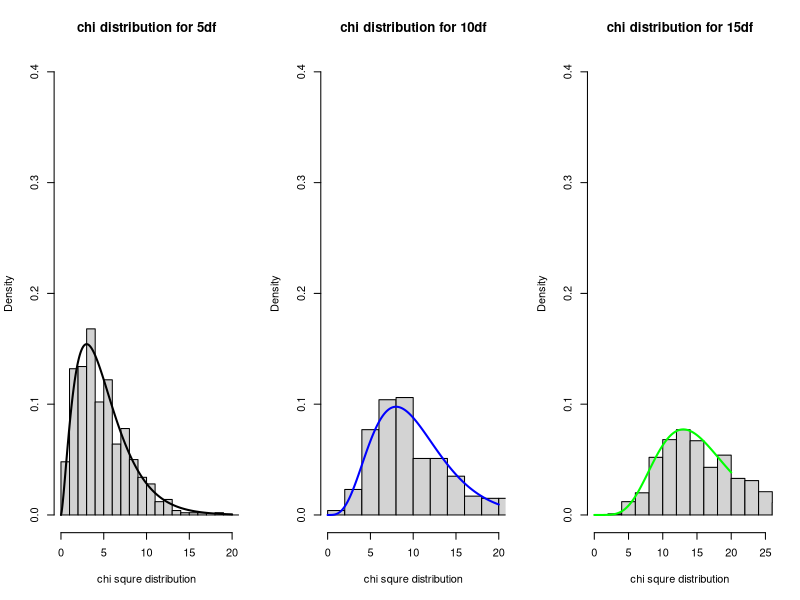

Reproduce this figure in R.

#problem 3: Draw a random sample of size n=500 from chi-squre distribution with degrees of freedom 5 
# and plot .Hence over plot another two samples of same size with degrees of freedom
#are 10 and 15 respectively . comments on your results

set.seed(1)
par(mfrow = c(1,3))

x<-rchisq(500,df=5)
hist(x,breaks = "scott",freq = FALSE,xlim = c(0,20),ylim = c(0,.4),xlab = "chi squre distribution",main = "chi distribution for 5df")
curve(dchisq(x,5),from = 0, to = 20,n=500,col="black",lwd = 2, add = T)

x<-rchisq(500,df=10)
hist(x,breaks = "scott",freq = FALSE,xlim = c(0,20),ylim = c(0,.4),xlab = "chi squre distribution",main = "chi distribution for 10df")
curve(dchisq(x,10),from = 0, to = 20,n=500,col="blue",lwd = 2, add = T)

x<-rchisq(500,df=15)
hist(x,breaks = "scott",freq = FALSE,xlim = c(0,25),ylim = c(0,.4),xlab = "chi squre distribution",main = "chi distribution for 15df")
curve(dchisq(x,15),from = 0, to = 20,n=500,col="green",lwd = 2, add = T)
